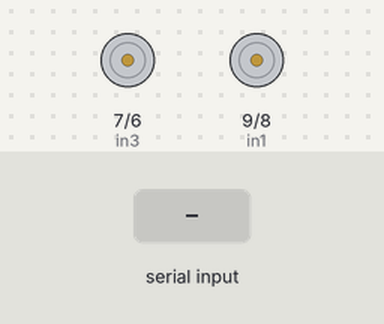
Bench run of a sketch on a simulated Arduino Uno, built with avr-gcc and run on an emulated ATmega328P. Parts: motor-driver pin pairs drawn as motors (green arrow = first pin HIGH = forward, orange = second pin HIGH = backward, longer = more drive). The inputs (shaded band) are chosen by the test bench.

Above: at 1.2 s.
1.3 s: "F" received over Serial
At 1.6 s:
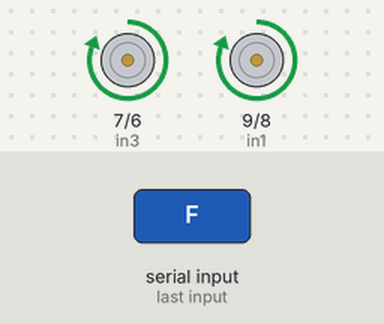
2.8 s: "B" received over Serial
At 3.9 s:
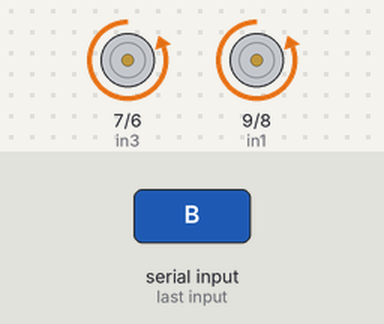
4.3 s: "L" received over Serial
At 5.1 s:
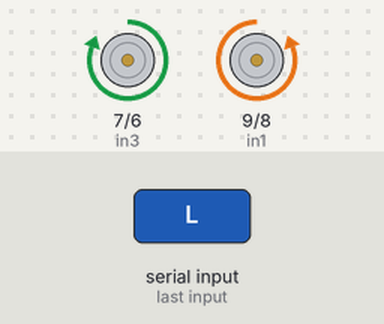
5.8 s: "R" received over Serial
At 6.2 s:
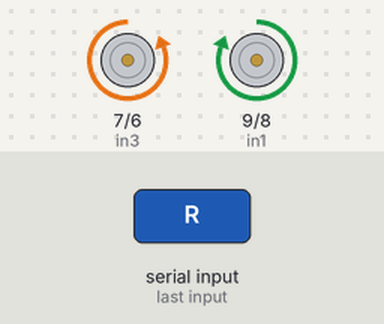
7.3 s: "S" received over Serial
At 8.5 s:
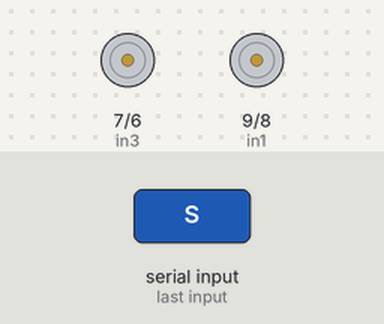
Timing chart, 0 to 9.8 s (numbered marks = the images above; inputs shaded):
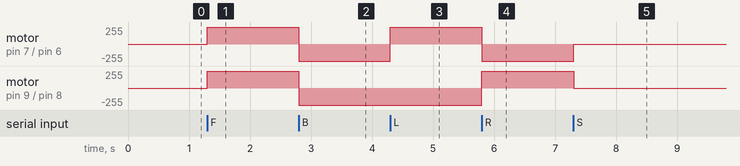

Measured:
- after the input at 1.3 s, motor on pin 7 (in3) / pin 6 (in4), motor on pin 9 (in1) / pin 8 (in2): stopped → forward 255/255 at once
- after the input at 2.8 s, motor on pin 7 (in3) / pin 6 (in4), motor on pin 9 (in1) / pin 8 (in2): forward 255/255 → backward 255/255 at once
- after the input at 4.3 s, motor on pin 7 (in3) / pin 6 (in4): backward 255/255 → forward 255/255 at once
- after the input at 5.8 s, motor on pin 7 (in3) / pin 6 (in4): forward 255/255 → backward 255/255 at once; motor on pin 9 (in1) / pin 8 (in2): backward 255/255 → forward 255/255 at once
- after the input at 7.3 s, motor on pin 7 (in3) / pin 6 (in4): backward 255/255 → stopped at once; motor on pin 9 (in1) / pin 8 (in2): forward 255/255 → stopped at once

The sketch:

bluetooth_rc_car.ino
```cpp
// Arduino Bluetooth RC Car - Sample .ino sketch (template)

char command;
int in1 = 9;
int in2 = 8;
int in3 = 7;
int in4 = 6;

void setup() {
  Serial.begin(9600);
  pinMode(in1, OUTPUT);
  pinMode(in2, OUTPUT);
  pinMode(in3, OUTPUT);
  pinMode(in4, OUTPUT);
}

void loop() {
  if (Serial.available() > 0) {
    command = Serial.read();
    switch (command) {
      case 'F': forward(); break;
      case 'B': backward(); break;
      case 'L': left(); break;
      case 'R': right(); break;
      case 'S': stopMotors(); break;
    }
  }
}

void forward() {
  digitalWrite(in1, HIGH);
  digitalWrite(in2, LOW);
  digitalWrite(in3, HIGH);
  digitalWrite(in4, LOW);
}

void backward() {
  digitalWrite(in1, LOW);
  digitalWrite(in2, HIGH);
  digitalWrite(in3, LOW);
  digitalWrite(in4, HIGH);
}

void left() {
  digitalWrite(in1, LOW);
  digitalWrite(in2, HIGH);
  digitalWrite(in3, HIGH);
  digitalWrite(in4, LOW);
}

void right() {
  digitalWrite(in1, HIGH);
  digitalWrite(in2, LOW);
  digitalWrite(in3, LOW);
  digitalWrite(in4, HIGH);
}

void stopMotors() {
  digitalWrite(in1, LOW);
  digitalWrite(in2, LOW);
  digitalWrite(in3, LOW);
  digitalWrite(in4, LOW);
}
```
